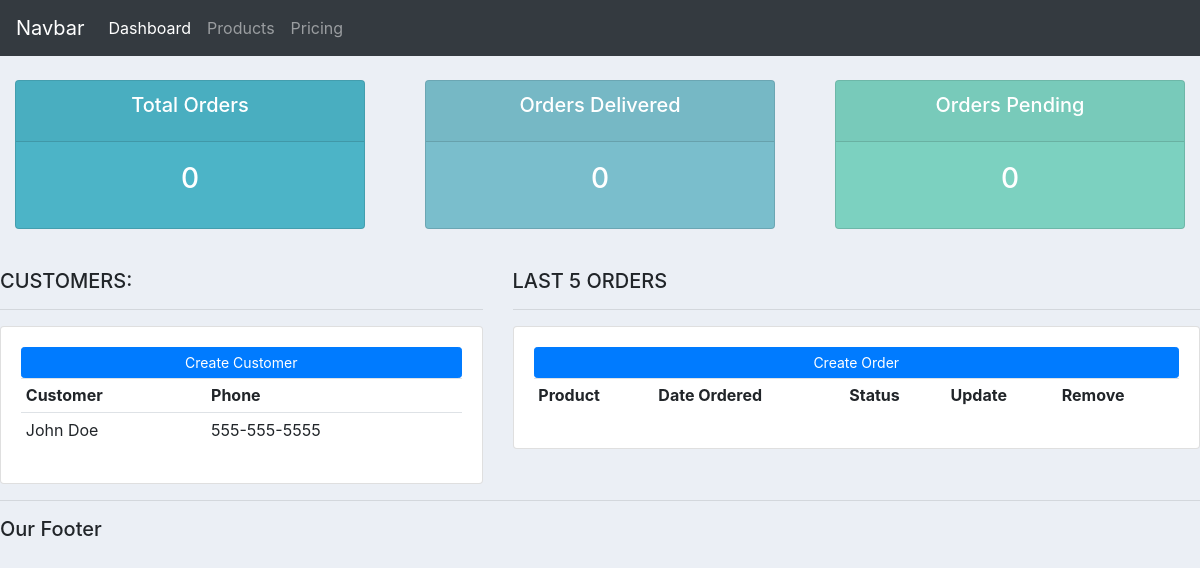
The app's page /, older data.
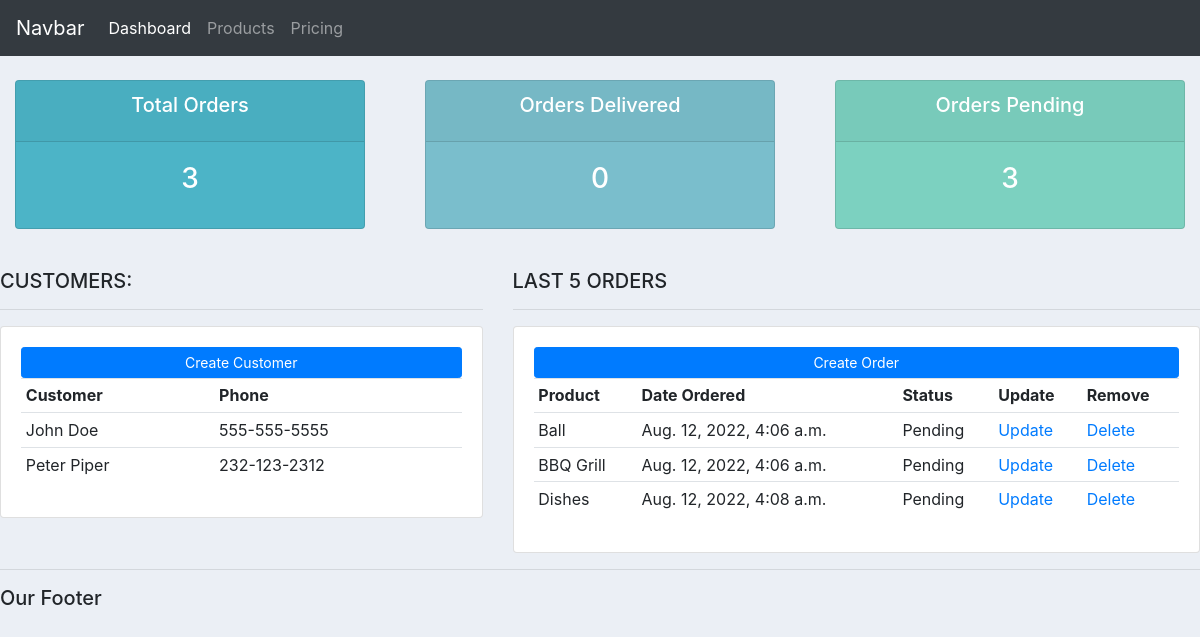
The same page, newer data.
### accounts/models.py (models this page shows, shortened)
class Customer(models.Model):
    name = models.CharField(max_length=200,null=True)
    phone = models.CharField(max_length=200, null=True)
    email = models.CharField(max_length=200, null=True)
    date_created = models.DateTimeField(auto_now_add=True)

class Order(models.Model):
    STATUS = (
        ("Pending","Pending"),
        ("Out for Delivery","Out for Delivery"),
        ("Delivered","Delivered"),
    )
    customer = models.ForeignKey(Customer,null=True,on_delete=models.SET_NULL)
    product = models.ForeignKey(Product,null=True,on_delete=models.SET_NULL)
    date_created = models.DateTimeField(auto_now_add=True)
    status = models.CharField(max_length = 200,null=True,choices=STATUS)

class Product(models.Model):
    CATEGORY = (
        ("Indoor","Indoor"),
        ("Out Door","Out Door"),
    )
    name = models.CharField(max_length=200,null=True)
    price = models.FloatField(null=True)
    category = models.CharField(max_length=200,null=True, choices=CATEGORY)
    description = models.CharField(max_length=200,null=True,blank=True)
    date_created = models.DateTimeField(auto_now_add=True)
    tags = models.ManyToManyField(Tag)
    def __str__(self):
        return self.name

### accounts/views.py (the view)
# urls.py: path('',views.home),
def home(request):
    orders = Order.objects.all()
    customers = Customer.objects.all()
    total_customers = customers.count()
    total_orders = orders.count()
    delivered = orders.filter(status="Delivered").count()
    pending = orders.filter(status="Pending").count()
    return render(request,'dashboard.html',{"orders":orders,"customers":customers,"total_orders":total_orders,"delivered":delivered,"total_customers":total_customers,"pending":pending})

### accounts/templates/dashboard.html
{% extends 'main.html' %}
{% block content %}
{% include "status.html" %}
<br>
<div class="row">
	<div class="col-md-5">
		<h5>CUSTOMERS:</h5>
		<hr>
		<div class="card card-body">
			<a class="btn btn-primary  btn-sm btn-block" href="">Create Customer</a>
			<table class="table table-sm">
				<tr>
					<th>Customer</th>
					<th>Phone</th>
				</tr>
				{% for customer in customers %}
					<tr>
						<td>{{customer.name}}</td>
						<td>{{customer.phone}}</td>
					</tr>
				{% endfor %}
			</table>
		</div>
	</div>
	<div class="col-md-7">
		<h5>LAST 5 ORDERS</h5>
		<hr>
		<div class="card card-body">
			<a class="btn btn-primary  btn-sm btn-block" href="">Create Order</a>
			<table class="table table-sm">
				<tr>
					<th>Product</th>
					<th>Date Ordered</th>
					<th>Status</th>
					<th>Update</th>
					<th>Remove</th>
				</tr>
				{% for order in orders %}
					<tr>
						<td>{{order.product}}</td>
						<td>{{order.date_created}}</td>
						<td>{{order.status}}</td>
						<td><a href = "" >Update</a></td>
						<td><a href = "" >Delete</a></td>
					</tr>
				{% endfor %}
			</table>
		</div>
	</div>
</div>
{% endblock %}

### accounts/templates/main.html (shortened to what this page needs)
{% load static %}
<!DOCTYPE html>
<html lang="en">
<head>
    <link rel="stylesheet" href="https://cdn.jsdelivr.net/npm/bootstrap@4.3.1/dist/css/bootstrap.min.css">
    <link rel="stylesheet" type="text/css" href="{% static '/css/main.css'%}">
</head>
<body>
    {% include "navbar.html" %}
    {% block content %}
    {% endblock %}
    <hr>
    <h5>Our Footer</h5>
</body>
</html>

### accounts/templates/navbar.html (shortened to what this page needs)
<nav class="navbar navbar-expand-lg navbar-dark bg-dark">
    <a class="navbar-brand" href="#">Navbar</a>
    <div class="collapse navbar-collapse" id="navbarNav">
      <ul class="navbar-nav">
        <li class="nav-item active">
          <a class="nav-link" href="#">Dashboard<span class="sr-only">(current)</span></a>
        </li>
        <li class="nav-item">
          <a class="nav-link" href="#">Products</a>
        </li>
        <li class="nav-item">
          <a class="nav-link" href="#">Pricing</a>
        </li>
      </ul>
    </div>
</nav>

### accounts/templates/status.html
<br>
<div class="row">
	<div class="col">
		<div class="col-md">
			<div class="card text-center text-white  mb-3" id="total-orders">
			  	<div class="card-header">
			  		<h5 class="card-title">Total Orders</h5>
			  	</div>
			  	<div class="card-body">
			    	<h3 class="card-title">{{total_orders}}</h3>
			  	</div>
			</div>
		</div>
	</div>
	<div class="col">
		<div class="col-md">
			<div class="card text-center text-white  mb-3" id="orders-delivered">
			  	<div class="card-header">
			  		<h5 class="card-title">Orders Delivered</h5>
			  	</div>
			  	<div class="card-body">
			    	<h3 class="card-title">{{delivered}}</h3>
			  	</div>
			</div>
		</div>
	</div>
	<div class="col">
		<div class="col-md">
			<div class="card text-center text-white  mb-3" id="orders-pending">
			  	<div class="card-header">
			  		<h5 class="card-title">Orders Pending</h5>
			  	</div>
			  	<div class="card-body">
			    	<h3 class="card-title">{{pending}}</h3>
			  	</div>
			</div>
		</div>
	</div>
</div>

### static/css/main.css (style rules this page uses)
body { background-color: #ebeff5; }
#total-orders { background-color: #4cb4c7; }
#orders-delivered { background-color: #7abecc; }
#orders-pending { background-color: #7CD1C0; }

Row changes from the older to the newer data that the page shows:
added Customer: name "Peter Piper", phone "232-123-2312"
added Order: product "Ball", date_created "Aug. 12, 2022, 4:06 a.m.", status "Pending"
added Order: product "BBQ Grill", date_created "Aug. 12, 2022, 4:06 a.m.", status "Pending"
added Order: product "Dishes", date_created "Aug. 12, 2022, 4:08 a.m.", status "Pending"
Text that changed along with them:
{{ total_orders }}: "0" → "3"
{{ pending }}: "0" → "3"
